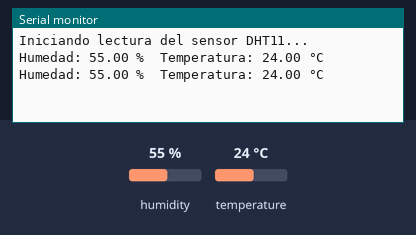
A sketch run on a simulated ESP32-C3. Parts: the last lines printed to the serial monitor. The inputs (shaded band) are chosen by the test bench; at power-on: humidity 55 %, temperature 24 °C.

Above: at 4.8 s.
4.9 s: humidity set to 22 %
At 6.8 s:
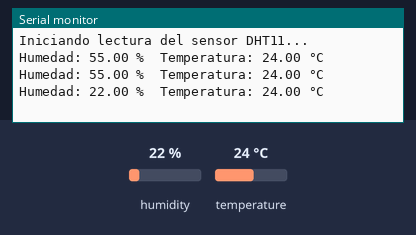
7.9 s: temperature set to 12 °C
At 9.2 s:
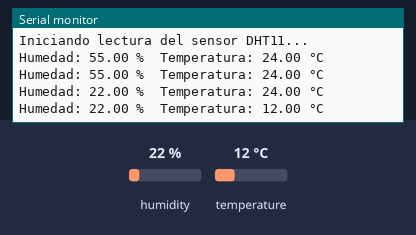
10.9 s: humidity set to 40 %
At 12.7 s:
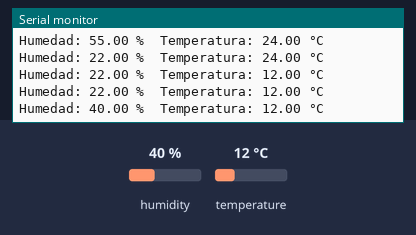
Timing chart, 0 to 14.2 s (numbered marks = the images above; inputs shaded):
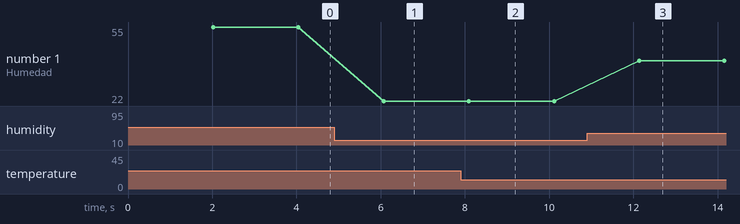

The sketch:

sensor_dht11_esp32c3.ino
```cpp
#include <DHT.h>
#include <DHT_U.h>

#define DHTPIN 4      // Pin GPIO4 en la ESP32-C3
#define DHTTYPE DHT11 // Estoy trabajando con el DHT11 pero esta variable puede ser cambiada por DHT22

DHT dht(DHTPIN, DHTTYPE);

void setup() {
  Serial.begin(115200);
  Serial.println(F("Iniciando lectura del sensor DHT11..."));
  dht.begin();
}

void loop() {
  // Agregar un pequeño retardo entre lecturas para no saturar el sensor
  delay(2000);         // Espera de 2 segundos entre cada lectura

  float h = dht.readHumidity();
  float t = dht.readTemperature();

  // Verificar lecturas
  if (isnan(h) || isnan(t)) {
    Serial.println(F("Error al leer el sensor DHT11."));
  } else {
    Serial.print(F("Humedad: "));
    Serial.print(h);
    Serial.print(F(" %\t"));
    Serial.print(F("Temperatura: "));
    Serial.print(t);
    Serial.println(F(" °C"));
  }
}
```

Measured:
- after the input at 4.9 s, the serial monitor: prints a new line after 1.2 s (image 1)
- after the input at 7.9 s, the serial monitor: prints a new line after 0.19 s (image 2)
- after the input at 10.9 s, the serial monitor: prints a new line after 1.2 s (image 3)
- plotted number 1: 55 → 22 after the input at 4.9 s, 22 → 40 after the input at 10.9 s
